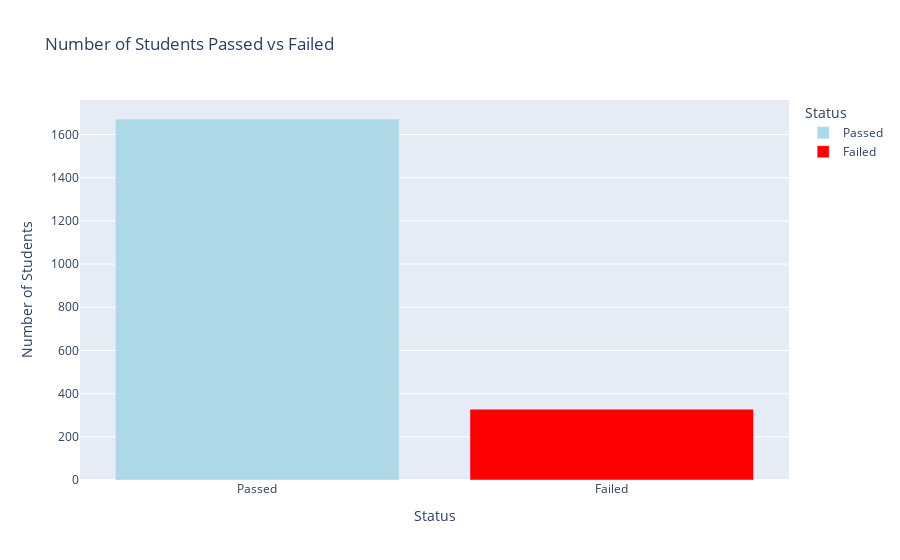

Notebook code cell kept with this figure:
### Markdown cell above
#### Distribution of Marks

This bar chart shows the number of students who passed and failed based on a passing criteria shown below:

Passing Criteria:</br>
</br>
Final Exam Marks ≥ 50</br>
Attendance ≥ 75%</br>
Overall ≥ 60%</br>
<div align='center'> Overall Formula: </div>
<div align='center'> Overall = 0.20*IT1% + 0.20*IT2% + 0.10*Assign% + 0.50*Final%</div>

    Students meeting the criteria are considered "Passed", while those who do not are considered "Failed".

### Code cell
fig4 = px.bar(x=['Passed','Failed'],
              y=[len(students_data[students_data['status']=='Passed']),
                 len(students_data[students_data['status']=='Failed'])],
              color=['Passed','Failed'],
              labels={'x':'Status', 'y':'Number of Students','color':'Status'},
              title='Number of Students Passed vs Failed',
              color_discrete_sequence=['lightblue','red'])
fig4.show()

### Figure 1 — Plotly figure (JSON) as saved in the notebook; plotly's stock layout.template omitted (floating-point values rounded to 4 significant figures)
{"data": [{"hovertemplate": "Status=%{x}<br>Number of Students=%{y}<extra></extra>", "legendgroup": "Passed", "marker": {"color": "lightblue", "pattern": {"shape": ""}}, "name": "Passed", "orientation": "v", "showlegend": true, "textposition": "auto", "type": "bar", "x": ["Passed"], "xaxis": "x", "y": [1672], "yaxis": "y"}, {"hovertemplate": "Status=%{x}<br>Number of Students=%{y}<extra></extra>", "legendgroup": "Failed", "marker": {"color": "red", "pattern": {"shape": ""}}, "name": "Failed", "orientation": "v", "showlegend": true, "textposition": "auto", "type": "bar", "x": ["Failed"], "xaxis": "x", "y": [328], "yaxis": "y"}], "layout": {"barmode": "relative", "legend": {"title": {"text": "Status"}, "tracegroupgap": 0}, "title": {"text": "Number of Students Passed vs Failed"}, "xaxis": {"anchor": "y", "domain": [0, 1], "title": {"text": "Status"}}, "yaxis": {"anchor": "x", "domain": [0, 1], "title": {"text": "Number of Students"}}}}
